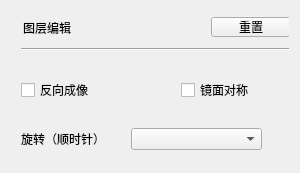
<?xml version="1.0" encoding="UTF-8"?>
<ui version="4.0">
 <class>LayerEditWidget</class>
 <widget class="QWidget" name="LayerEditWidget">
  <property name="geometry">
   <rect>
    <x>0</x>
    <y>0</y>
    <width>300</width>
    <height>173</height>
   </rect>
  </property>
  <property name="windowTitle">
   <string>Form</string>
  </property>
  <layout class="QHBoxLayout" name="horizontalLayout">
   <item>
    <widget class="QWidget" name="verticalWidget" native="true">
     <widget class="QLabel" name="label">
      <property name="geometry">
       <rect>
        <x>12</x>
        <y>11</y>
        <width>54</width>
        <height>12</height>
       </rect>
      </property>
      <property name="text">
       <string>图层编辑</string>
      </property>
     </widget>
     <widget class="QPushButton" name="resetPushButton">
      <property name="geometry">
       <rect>
        <x>200</x>
        <y>6</y>
        <width>80</width>
        <height>20</height>
       </rect>
      </property>
      <property name="text">
       <string>重置</string>
      </property>
     </widget>
     <widget class="Line" name="line">
      <property name="geometry">
       <rect>
        <x>10</x>
        <y>30</y>
        <width>271</width>
        <height>16</height>
       </rect>
      </property>
      <property name="orientation">
       <enum>Qt::Horizontal</enum>
      </property>
     </widget>
     <widget class="QCheckBox" name="checkBox">
      <property name="geometry">
       <rect>
        <x>10</x>
        <y>70</y>
        <width>73</width>
        <height>18</height>
       </rect>
      </property>
      <property name="text">
       <string>反向成像</string>
      </property>
     </widget>
     <widget class="QCheckBox" name="checkBox_3">
      <property name="geometry">
       <rect>
        <x>170</x>
        <y>70</y>
        <width>73</width>
        <height>18</height>
       </rect>
      </property>
      <property name="text">
       <string>镜面对称</string>
      </property>
     </widget>
     <widget class="QLabel" name="label_3">
      <property name="geometry">
       <rect>
        <x>10</x>
        <y>120</y>
        <width>101</width>
        <height>16</height>
       </rect>
      </property>
      <property name="text">
       <string>旋转（顺时针）</string>
      </property>
     </widget>
     <widget class="QComboBox" name="comboBox">
      <property name="geometry">
       <rect>
        <x>120</x>
        <y>117</y>
        <width>131</width>
        <height>22</height>
       </rect>
      </property>
     </widget>
    </widget>
   </item>
  </layout>
 </widget>
 <resources/>
 <connections/>
</ui>
